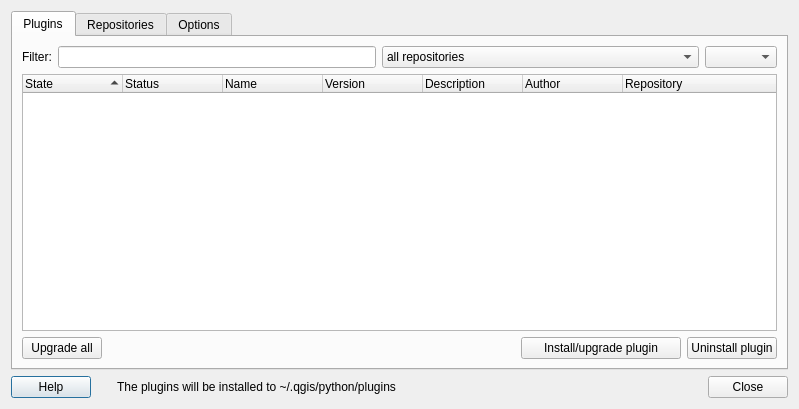
<?xml version="1.0" encoding="UTF-8"?>
<ui version="4.0">
 <author>Matthew Perry, Borys Jurgiel</author>
 <class>QgsPluginInstallerDialogBase</class>
 <widget class="QDialog" name="QgsPluginInstallerDialogBase">
  <property name="geometry">
   <rect>
    <x>0</x>
    <y>0</y>
    <width>799</width>
    <height>409</height>
   </rect>
  </property>
  <property name="windowTitle">
   <string>QGIS Python Plugin Installer</string>
  </property>
  <property name="windowIcon">
   <iconset resource="resources.qrc">
    <normaloff>:/plugins/installer/qgis-icon.png</normaloff>:/plugins/installer/qgis-icon.png</iconset>
  </property>
  <property name="whatsThis">
   <string>QGIS Python Plugin Installer</string>
  </property>
  <layout class="QGridLayout">
   <item row="1" column="0">
    <layout class="QHBoxLayout">
     <item>
      <widget class="QPushButton" name="buttonHelp">
       <property name="text">
        <string>Help</string>
       </property>
      </widget>
     </item>
     <item>
      <spacer name="horizontalSpacer_2">
       <property name="orientation">
        <enum>Qt::Horizontal</enum>
       </property>
       <property name="sizeType">
        <enum>QSizePolicy::Fixed</enum>
       </property>
       <property name="sizeHint" stdset="0">
        <size>
         <width>20</width>
         <height>20</height>
        </size>
       </property>
      </spacer>
     </item>
     <item>
      <widget class="QLabel" name="label_3">
       <property name="whatsThis">
        <string/>
       </property>
       <property name="text">
        <string>The plugins will be installed to ~/.qgis/python/plugins</string>
       </property>
      </widget>
     </item>
     <item>
      <spacer name="horizontalSpacer">
       <property name="orientation">
        <enum>Qt::Horizontal</enum>
       </property>
       <property name="sizeHint" stdset="0">
        <size>
         <width>40</width>
         <height>20</height>
        </size>
       </property>
      </spacer>
     </item>
     <item>
      <widget class="QPushButton" name="buttonClose">
       <property name="sizePolicy">
        <sizepolicy hsizetype="Fixed" vsizetype="Fixed">
         <horstretch>0</horstretch>
         <verstretch>0</verstretch>
        </sizepolicy>
       </property>
       <property name="toolTip">
        <string>Close the Installer window</string>
       </property>
       <property name="whatsThis">
        <string>Close the Installer window</string>
       </property>
       <property name="text">
        <string>Close</string>
       </property>
      </widget>
     </item>
    </layout>
   </item>
   <item row="0" column="0">
    <widget class="QTabWidget" name="tabWidget">
     <property name="toolTip">
      <string/>
     </property>
     <property name="whatsThis">
      <string/>
     </property>
     <property name="currentIndex">
      <number>0</number>
     </property>
     <widget class="QWidget" name="tab">
      <attribute name="title">
       <string>Plugins</string>
      </attribute>
      <attribute name="toolTip">
       <string>List of available and installed plugins</string>
      </attribute>
      <layout class="QVBoxLayout">
       <item>
        <layout class="QHBoxLayout">
         <item>
          <widget class="QLabel" name="label_5">
           <property name="enabled">
            <bool>true</bool>
           </property>
           <property name="text">
            <string>Filter:</string>
           </property>
           <property name="buddy">
            <cstring>lineFilter</cstring>
           </property>
          </widget>
         </item>
         <item>
          <widget class="QgsFilterLineEdit" name="lineFilter">
           <property name="enabled">
            <bool>true</bool>
           </property>
           <property name="toolTip">
            <string>Display only plugins containing this word in their metadata</string>
           </property>
           <property name="whatsThis">
            <string>Display only plugins containing this word in their metadata</string>
           </property>
          </widget>
         </item>
         <item>
          <widget class="QComboBox" name="comboFilter1">
           <property name="enabled">
            <bool>true</bool>
           </property>
           <property name="sizePolicy">
            <sizepolicy hsizetype="Expanding" vsizetype="Fixed">
             <horstretch>0</horstretch>
             <verstretch>0</verstretch>
            </sizepolicy>
           </property>
           <property name="toolTip">
            <string>Display only plugins from given repository</string>
           </property>
           <property name="statusTip">
            <string/>
           </property>
           <property name="whatsThis">
            <string>Display only plugins from given repository</string>
           </property>
           <item>
            <property name="text">
             <string>all repositories</string>
            </property>
           </item>
          </widget>
         </item>
         <item>
          <widget class="QComboBox" name="comboFilter2">
           <property name="enabled">
            <bool>true</bool>
           </property>
           <property name="sizePolicy">
            <sizepolicy hsizetype="Preferred" vsizetype="Fixed">
             <horstretch>0</horstretch>
             <verstretch>0</verstretch>
            </sizepolicy>
           </property>
           <property name="toolTip">
            <string>Display only plugins with matching status</string>
           </property>
           <property name="whatsThis">
            <string>Display only plugins with matching status</string>
           </property>
          </widget>
         </item>
        </layout>
       </item>
       <item>
        <widget class="QTreeWidget" name="treePlugins">
         <property name="alternatingRowColors">
          <bool>true</bool>
         </property>
         <property name="rootIsDecorated">
          <bool>false</bool>
         </property>
         <property name="itemsExpandable">
          <bool>false</bool>
         </property>
         <property name="sortingEnabled">
          <bool>true</bool>
         </property>
         <property name="allColumnsShowFocus">
          <bool>true</bool>
         </property>
         <column>
          <property name="text">
           <string>State</string>
          </property>
         </column>
         <column>
          <property name="text">
           <string>Status</string>
          </property>
         </column>
         <column>
          <property name="text">
           <string>Name</string>
          </property>
         </column>
         <column>
          <property name="text">
           <string>Version</string>
          </property>
         </column>
         <column>
          <property name="text">
           <string>Description</string>
          </property>
         </column>
         <column>
          <property name="text">
           <string>Author</string>
          </property>
         </column>
         <column>
          <property name="text">
           <string>Repository</string>
          </property>
         </column>
        </widget>
       </item>
       <item>
        <layout class="QHBoxLayout">
         <item>
          <widget class="QPushButton" name="buttonUpgradeAll">
           <property name="text">
            <string>Upgrade all</string>
           </property>
          </widget>
         </item>
         <item>
          <spacer>
           <property name="orientation">
            <enum>Qt::Horizontal</enum>
           </property>
           <property name="sizeHint" stdset="0">
            <size>
             <width>40</width>
             <height>20</height>
            </size>
           </property>
          </spacer>
         </item>
         <item>
          <widget class="QPushButton" name="buttonInstall">
           <property name="sizePolicy">
            <sizepolicy hsizetype="Fixed" vsizetype="Fixed">
             <horstretch>0</horstretch>
             <verstretch>0</verstretch>
            </sizepolicy>
           </property>
           <property name="minimumSize">
            <size>
             <width>160</width>
             <height>0</height>
            </size>
           </property>
           <property name="toolTip">
            <string>Install, reinstall or upgrade the selected plugin</string>
           </property>
           <property name="whatsThis">
            <string>Install, reinstall or upgrade the selected plugin</string>
           </property>
           <property name="text">
            <string>Install/upgrade plugin</string>
           </property>
          </widget>
         </item>
         <item>
          <widget class="QPushButton" name="buttonUninstall">
           <property name="enabled">
            <bool>true</bool>
           </property>
           <property name="toolTip">
            <string>Uninstall the selected plugin</string>
           </property>
           <property name="whatsThis">
            <string>Uninstall the selected plugin</string>
           </property>
           <property name="text">
            <string>Uninstall plugin</string>
           </property>
          </widget>
         </item>
        </layout>
       </item>
      </layout>
     </widget>
     <widget class="QWidget" name="tab_2">
      <attribute name="title">
       <string>Repositories</string>
      </attribute>
      <attribute name="toolTip">
       <string>List of plugin repositories</string>
      </attribute>
      <layout class="QGridLayout">
       <item row="0" column="0" colspan="7">
        <widget class="QTreeWidget" name="treeRepositories">
         <property name="rootIsDecorated">
          <bool>false</bool>
         </property>
         <property name="itemsExpandable">
          <bool>false</bool>
         </property>
         <column>
          <property name="text">
           <string>Status</string>
          </property>
         </column>
         <column>
          <property name="text">
           <string>Name</string>
          </property>
         </column>
         <column>
          <property name="text">
           <string>URL</string>
          </property>
         </column>
        </widget>
       </item>
       <item row="1" column="3">
        <spacer>
         <property name="orientation">
          <enum>Qt::Horizontal</enum>
         </property>
         <property name="sizeHint" stdset="0">
          <size>
           <width>40</width>
           <height>20</height>
          </size>
         </property>
        </spacer>
       </item>
       <item row="1" column="4">
        <widget class="QPushButton" name="buttonAddRep">
         <property name="toolTip">
          <string>Add a new plugin repository</string>
         </property>
         <property name="whatsThis">
          <string>Add a new plugin repository</string>
         </property>
         <property name="text">
          <string>Add...</string>
         </property>
        </widget>
       </item>
       <item row="1" column="5">
        <widget class="QPushButton" name="buttonEditRep">
         <property name="toolTip">
          <string>Edit the selected repository</string>
         </property>
         <property name="whatsThis">
          <string>Edit the selected repository</string>
         </property>
         <property name="text">
          <string>Edit...</string>
         </property>
        </widget>
       </item>
       <item row="1" column="6">
        <widget class="QPushButton" name="buttonDeleteRep">
         <property name="toolTip">
          <string>Remove the selected repository</string>
         </property>
         <property name="whatsThis">
          <string>Remove the selected repository</string>
         </property>
         <property name="text">
          <string>Delete</string>
         </property>
        </widget>
       </item>
       <item row="1" column="1">
        <widget class="QPushButton" name="buttonAddContributedRepository">
         <property name="sizePolicy">
          <sizepolicy hsizetype="Fixed" vsizetype="Fixed">
           <horstretch>0</horstretch>
           <verstretch>0</verstretch>
          </sizepolicy>
         </property>
         <property name="minimumSize">
          <size>
           <width>0</width>
           <height>0</height>
          </size>
         </property>
         <property name="maximumSize">
          <size>
           <width>0</width>
           <height>16777215</height>
          </size>
         </property>
         <property name="toolTip">
          <string>Add the contributed repository to the list</string>
         </property>
         <property name="whatsThis">
          <string>Add the contributed repository to the list</string>
         </property>
         <property name="text">
          <string>Add the contributed repository</string>
         </property>
        </widget>
       </item>
       <item row="1" column="2">
        <widget class="QPushButton" name="buttonDeleteDepreciatedRepos">
         <property name="sizePolicy">
          <sizepolicy hsizetype="Fixed" vsizetype="Fixed">
           <horstretch>0</horstretch>
           <verstretch>0</verstretch>
          </sizepolicy>
         </property>
         <property name="maximumSize">
          <size>
           <width>0</width>
           <height>16777215</height>
          </size>
         </property>
         <property name="toolTip">
          <string>Remove depreciated repositories from the list</string>
         </property>
         <property name="whatsThis">
          <string>Remove depreciated repositories from the list</string>
         </property>
         <property name="text">
          <string>Delete depreciated repositories</string>
         </property>
        </widget>
       </item>
      </layout>
     </widget>
     <widget class="QWidget" name="tab_3">
      <attribute name="title">
       <string>Options</string>
      </attribute>
      <attribute name="toolTip">
       <string>Configuration of the plugin installer</string>
      </attribute>
      <layout class="QVBoxLayout" name="verticalLayout">
       <item>
        <widget class="QGroupBox" name="checkUpdates">
         <property name="enabled">
          <bool>true</bool>
         </property>
         <property name="sizePolicy">
          <sizepolicy hsizetype="Preferred" vsizetype="Preferred">
           <horstretch>0</horstretch>
           <verstretch>0</verstretch>
          </sizepolicy>
         </property>
         <property name="title">
          <string>Check for updates on startup</string>
         </property>
         <property name="checkable">
          <bool>true</bool>
         </property>
         <property name="checked">
          <bool>false</bool>
         </property>
         <layout class="QGridLayout" name="gridLayout">
          <item row="0" column="0">
           <widget class="QComboBox" name="comboInterval">
            <item>
             <property name="text">
              <string>every time QGIS starts</string>
             </property>
            </item>
            <item>
             <property name="text">
              <string>once a day</string>
             </property>
            </item>
            <item>
             <property name="text">
              <string>every 3 days</string>
             </property>
            </item>
            <item>
             <property name="text">
              <string>every week</string>
             </property>
            </item>
            <item>
             <property name="text">
              <string>every 2 weeks</string>
             </property>
            </item>
            <item>
             <property name="text">
              <string>every month</string>
             </property>
            </item>
           </widget>
          </item>
          <item row="2" column="0">
           <spacer name="verticalSpacer_3">
            <property name="orientation">
             <enum>Qt::Vertical</enum>
            </property>
            <property name="sizeType">
             <enum>QSizePolicy::Fixed</enum>
            </property>
            <property name="sizeHint" stdset="0">
             <size>
              <width>20</width>
              <height>10</height>
             </size>
            </property>
           </spacer>
          </item>
          <item row="1" column="0">
           <widget class="QLabel" name="label">
            <property name="sizePolicy">
             <sizepolicy hsizetype="Preferred" vsizetype="Preferred">
              <horstretch>0</horstretch>
              <verstretch>0</verstretch>
             </sizepolicy>
            </property>
            <property name="text">
             <string>&lt;!DOCTYPE HTML PUBLIC &quot;-//W3C//DTD HTML 4.0//EN&quot; &quot;http://www.w3.org/TR/REC-html40/strict.dtd&quot;&gt;
&lt;html&gt;&lt;head&gt;&lt;meta name=&quot;qrichtext&quot; content=&quot;1&quot; /&gt;&lt;style type=&quot;text/css&quot;&gt;
p, li { white-space: pre-wrap; }
&lt;/style&gt;&lt;/head&gt;&lt;body style=&quot; font-family:'DejaVu Sans'; font-size:9pt; font-weight:400; font-style:normal;&quot;&gt;
&lt;p style=&quot; margin-top:0px; margin-bottom:0px; margin-left:0px; margin-right:0px; -qt-block-indent:0; text-indent:0px;&quot;&gt;&lt;span style=&quot; font-weight:600;&quot;&gt;Note:&lt;/span&gt; If this function is enabled, QGIS will inform you whenever a new plugin or plugin update is available. Otherwise, fetching repositories will be performed during opening of the Plugin Installer window.&lt;/p&gt;&lt;/body&gt;&lt;/html&gt;</string>
            </property>
            <property name="wordWrap">
             <bool>true</bool>
            </property>
           </widget>
          </item>
         </layout>
        </widget>
       </item>
       <item>
        <widget class="QGroupBox" name="groupBox_2">
         <property name="sizePolicy">
          <sizepolicy hsizetype="Preferred" vsizetype="Preferred">
           <horstretch>0</horstretch>
           <verstretch>1</verstretch>
          </sizepolicy>
         </property>
         <property name="title">
          <string>Allowed plugins</string>
         </property>
         <layout class="QGridLayout" name="gridLayout_2">
          <item row="0" column="0">
           <widget class="QRadioButton" name="radioPluginType0">
            <property name="enabled">
             <bool>true</bool>
            </property>
            <property name="text">
             <string>Only show plugins from the official repository</string>
            </property>
            <property name="checked">
             <bool>true</bool>
            </property>
           </widget>
          </item>
          <item row="1" column="0">
           <widget class="QRadioButton" name="radioPluginType1">
            <property name="enabled">
             <bool>true</bool>
            </property>
            <property name="text">
             <string>Show all plugins except those marked as experimental</string>
            </property>
            <property name="checked">
             <bool>false</bool>
            </property>
           </widget>
          </item>
          <item row="2" column="0">
           <widget class="QRadioButton" name="radioPluginType2">
            <property name="enabled">
             <bool>true</bool>
            </property>
            <property name="text">
             <string>Show all plugins, even those marked as experimental</string>
            </property>
           </widget>
          </item>
          <item row="3" column="0">
           <widget class="QLabel" name="label_2">
            <property name="sizePolicy">
             <sizepolicy hsizetype="Preferred" vsizetype="MinimumExpanding">
              <horstretch>0</horstretch>
              <verstretch>0</verstretch>
             </sizepolicy>
            </property>
            <property name="minimumSize">
             <size>
              <width>0</width>
              <height>75</height>
             </size>
            </property>
            <property name="text">
             <string>&lt;!DOCTYPE HTML PUBLIC &quot;-//W3C//DTD HTML 4.0//EN&quot; &quot;http://www.w3.org/TR/REC-html40/strict.dtd&quot;&gt;
&lt;html&gt;&lt;head&gt;&lt;meta name=&quot;qrichtext&quot; content=&quot;1&quot; /&gt;&lt;style type=&quot;text/css&quot;&gt;
p, li { white-space: pre-wrap; }
&lt;/style&gt;&lt;/head&gt;&lt;body style=&quot; font-family:'DejaVu Sans'; font-size:9pt; font-weight:400; font-style:normal;&quot;&gt;
&lt;p style=&quot; margin-top:0px; margin-bottom:0px; margin-left:0px; margin-right:0px; -qt-block-indent:0; text-indent:0px;&quot;&gt;&lt;span style=&quot; font-weight:600;&quot;&gt;Note:&lt;/span&gt; Experimental plugins are generally unsuitable for production use. These plugins are in early stages of development, and should be considered 'incomplete' or 'proof of concept' tools. QGIS does not recommend installing these plugins unless you intend to use them for testing purposes.&lt;/p&gt;&lt;/body&gt;&lt;/html&gt;</string>
            </property>
            <property name="textFormat">
             <enum>Qt::RichText</enum>
            </property>
            <property name="alignment">
             <set>Qt::AlignLeading|Qt::AlignLeft|Qt::AlignTop</set>
            </property>
            <property name="wordWrap">
             <bool>true</bool>
            </property>
           </widget>
          </item>
         </layout>
        </widget>
       </item>
      </layout>
     </widget>
    </widget>
   </item>
  </layout>
 </widget>
 <customwidgets>
  <customwidget>
   <class>QgsFilterLineEdit</class>
   <extends>QLineEdit</extends>
   <header>qgis.gui</header>
  </customwidget>
 </customwidgets>
 <tabstops>
  <tabstop>tabWidget</tabstop>
  <tabstop>lineFilter</tabstop>
  <tabstop>comboFilter1</tabstop>
  <tabstop>comboFilter2</tabstop>
  <tabstop>treePlugins</tabstop>
  <tabstop>buttonInstall</tabstop>
  <tabstop>buttonUninstall</tabstop>
  <tabstop>buttonClose</tabstop>
  <tabstop>buttonHelp</tabstop>
  <tabstop>treeRepositories</tabstop>
  <tabstop>buttonAddContributedRepository</tabstop>
  <tabstop>buttonDeleteDepreciatedRepos</tabstop>
  <tabstop>buttonAddRep</tabstop>
  <tabstop>buttonEditRep</tabstop>
  <tabstop>buttonDeleteRep</tabstop>
  <tabstop>checkUpdates</tabstop>
  <tabstop>comboInterval</tabstop>
  <tabstop>radioPluginType0</tabstop>
  <tabstop>radioPluginType1</tabstop>
  <tabstop>radioPluginType2</tabstop>
 </tabstops>
 <resources>
  <include location="resources.qrc"/>
 </resources>
 <connections>
  <connection>
   <sender>buttonClose</sender>
   <signal>released()</signal>
   <receiver>QgsPluginInstallerDialogBase</receiver>
   <slot>close()</slot>
   <hints>
    <hint type="sourcelabel">
     <x>790</x>
     <y>372</y>
    </hint>
    <hint type="destinationlabel">
     <x>380</x>
     <y>235</y>
    </hint>
   </hints>
  </connection>
 </connections>
</ui>
